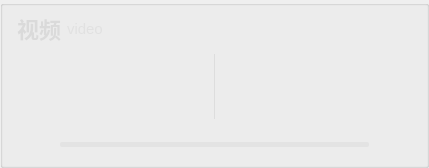
          <widget class="QGroupBox" name="groupBox_201">
           <property name="styleSheet">
            <string notr="true">#groupBox_201{
background-color: rgba(95, 95, 95, 200);
border: 0px solid #42adff;
border-left: 1px solid rgba(200, 200, 200,100);
border-right: 0px solid rgba(29, 83, 185, 255);
border-radius:0px;}</string>
           </property>
           <property name="title">
            <string/>
           </property>
           <layout class="QVBoxLayout" name="verticalLayout_4" stretch="0,1,0">
            <property name="topMargin">
             <number>0</number>
            </property>
            <property name="bottomMargin">
             <number>0</number>
            </property>
            <item>
             <widget class="QGroupBox" name="groupBox_3">
              <property name="minimumSize">
               <size>
                <width>0</width>
                <height>42</height>
               </size>
              </property>
              <property name="maximumSize">
               <size>
                <width>16777215</width>
                <height>42</height>
               </size>
              </property>
              <property name="styleSheet">
               <string notr="true">#groupBox_3{
border: 0px solid #42adff;
border-radius:0px;}</string>
              </property>
              <property name="title">
               <string/>
              </property>
              <layout class="QHBoxLayout" name="horizontalLayout_6">
               <property name="leftMargin">
                <number>0</number>
               </property>
               <property name="topMargin">
                <number>0</number>
               </property>
               <property name="rightMargin">
                <number>0</number>
               </property>
               <property name="bottomMargin">
                <number>0</number>
               </property>
               <item>
                <widget class="QLabel" name="label_6">
                 <property name="minimumSize">
                  <size>
                   <width>0</width>
                   <height>0</height>
                  </size>
                 </property>
                 <property name="maximumSize">
                  <size>
                   <width>16777215</width>
                   <height>40</height>
                  </size>
                 </property>
                 <property name="styleSheet">
                  <string notr="true">QLabel
{
	font-size: 22px;
	font-family: &quot;Microsoft YaHei&quot;;
	font-weight: bold;
 		border-radius:9px;
		background:rgba(66, 195, 255, 0);
color: rgb(218, 218, 218);
}
</string>
                 </property>
                 <property name="text">
                  <string>视频</string>
                 </property>
                </widget>
               </item>
               <item>
                <widget class="QLabel" name="label_28">
                 <property name="minimumSize">
                  <size>
                   <width>0</width>
                   <height>0</height>
                  </size>
                 </property>
                 <property name="maximumSize">
                  <size>
                   <width>16777215</width>
                   <height>40</height>
                  </size>
                 </property>
                 <property name="styleSheet">
                  <string notr="true">QLabel{
	font-family: &quot;DejaVu Sans Mono&quot;;
	font-size: 15px;
	color: #e1e1e1;}</string>
                 </property>
                 <property name="text">
                  <string>video</string>
                 </property>
                </widget>
               </item>
               <item>
                <spacer name="horizontalSpacer_14">
                 <property name="orientation">
                  <enum>Qt::Horizontal</enum>
                 </property>
                 <property name="sizeHint" stdset="0">
                  <size>
                   <width>40</width>
                   <height>20</height>
                  </size>
                 </property>
                </spacer>
               </item>
               <item>
                <widget class="QLabel" name="fps_label">
                 <property name="minimumSize">
                  <size>
                   <width>100</width>
                   <height>40</height>
                  </size>
                 </property>
                 <property name="maximumSize">
                  <size>
                   <width>100</width>
                   <height>40</height>
                  </size>
                 </property>
                 <property name="styleSheet">
                  <string notr="true">QLabel
{
	font-size: 20px;
	font-family: &quot;Microsoft YaHei&quot;;
	font-weight: bold;
 		border-radius:9px;
		background:rgba(66, 195, 255, 0);
color: rgb(218, 218, 218);
}
</string>
                 </property>
                 <property name="text">
                  <string/>
                 </property>
                 <property name="alignment">
                  <set>Qt::AlignCenter</set>
                 </property>
                </widget>
               </item>
              </layout>
             </widget>
            </item>
            <item>
             <widget class="QSplitter" name="splitter">
              <property name="enabled">
               <bool>true</bool>
              </property>
              <property name="styleSheet">
               <string notr="true">#splitter::handle{background: 1px solid  rgba(200, 200, 200,100);}</string>
              </property>
              <property name="frameShape">
               <enum>QFrame::NoFrame</enum>
              </property>
              <property name="lineWidth">
               <number>10</number>
              </property>
              <property name="orientation">
               <enum>Qt::Horizontal</enum>
              </property>
              <property name="handleWidth">
               <number>1</number>
              </property>
              <widget class="Label_click_Mouse" name="raw_video">
               <property name="enabled">
                <bool>true</bool>
               </property>
               <property name="sizePolicy">
                <sizepolicy hsizetype="Ignored" vsizetype="Ignored">
                 <horstretch>0</horstretch>
                 <verstretch>0</verstretch>
                </sizepolicy>
               </property>
               <property name="minimumSize">
                <size>
                 <width>200</width>
                 <height>0</height>
                </size>
               </property>
               <property name="font">
                <font>
                 <family>微软雅黑</family>
                 <pointsize>36</pointsize>
                </font>
               </property>
               <property name="cursor">
                <cursorShape>ArrowCursor</cursorShape>
               </property>
               <property name="styleSheet">
                <string notr="true">color: rgb(218, 218, 218);
</string>
               </property>
               <property name="text">
                <string/>
               </property>
               <property name="scaledContents">
                <bool>false</bool>
               </property>
               <property name="alignment">
                <set>Qt::AlignCenter</set>
               </property>
              </widget>
              <widget class="Label_click_Mouse" name="out_video">
               <property name="enabled">
                <bool>true</bool>
               </property>
               <property name="sizePolicy">
                <sizepolicy hsizetype="Ignored" vsizetype="Ignored">
                 <horstretch>0</horstretch>
                 <verstretch>0</verstretch>
                </sizepolicy>
               </property>
               <property name="minimumSize">
                <size>
                 <width>200</width>
                 <height>0</height>
                </size>
               </property>
               <property name="font">
                <font>
                 <family>微软雅黑</family>
                 <pointsize>36</pointsize>
                </font>
               </property>
               <property name="cursor">
                <cursorShape>ArrowCursor</cursorShape>
               </property>
               <property name="styleSheet">
                <string notr="true">color: rgb(218, 218, 218);
</string>
               </property>
               <property name="text">
                <string/>
               </property>
               <property name="scaledContents">
                <bool>false</bool>
               </property>
               <property name="alignment">
                <set>Qt::AlignCenter</set>
               </property>
              </widget>
             </widget>
            </item>
            <item>
             <layout class="QHBoxLayout" name="horizontalLayout_12">
              <property name="rightMargin">
               <number>0</number>
              </property>
              <item>
               <widget class="QPushButton" name="runButton">
                <property name="minimumSize">
                 <size>
                  <width>40</width>
                  <height>40</height>
                 </size>
                </property>
                <property name="styleSheet">
                 <string notr="true">QPushButton {
border-style: solid;
border-width: 0px;
border-radius: 0px;
background-color: rgba(223, 223, 223, 0);
}
QPushButton::focus{outline: none;}
QPushButton::hover {
border-style: solid;
border-width: 0px;
border-radius: 0px;
background-color: rgba(223, 223, 223, 150);}</string>
                </property>
                <property name="text">
                 <string/>
                </property>
                <property name="icon">
                 <iconset resource="../apprcc.qrc">
                  <normaloff>:/img/icon/运行.png</normaloff>
                  <normalon>:/img/icon/暂停.png</normalon>
                  <disabledoff>:/img/icon/运行.png</disabledoff>
                  <disabledon>:/img/icon/暂停.png</disabledon>
                  <activeoff>:/img/icon/运行.png</activeoff>
                  <activeon>:/img/icon/暂停.png</activeon>
                  <selectedoff>:/img/icon/运行.png</selectedoff>
                  <selectedon>:/img/icon/暂停.png</selectedon>:/img/icon/运行.png</iconset>
                </property>
                <property name="iconSize">
                 <size>
                  <width>30</width>
                  <height>30</height>
                 </size>
                </property>
                <property name="checkable">
                 <bool>true</bool>
                </property>
               </widget>
              </item>
              <item>
               <widget class="QProgressBar" name="progressBar">
                <property name="maximumSize">
                 <size>
                  <width>16777215</width>
                  <height>5</height>
                 </size>
                </property>
                <property name="styleSheet">
                 <string notr="true">QProgressBar{ color: rgb(255, 255, 255); font:12pt; border-radius:2px; text-align:center; border:none; background-color: rgba(215, 215, 215,100);} 
QProgressBar:chunk{ border-radius:0px; background: rgba(55, 55, 55, 200);}</string>
                </property>
                <property name="maximum">
                 <number>1000</number>
                </property>
                <property name="value">
                 <number>0</number>
                </property>
                <property name="textVisible">
                 <bool>false</bool>
                </property>
               </widget>
              </item>
              <item>
               <widget class="QPushButton" name="stopButton">
                <property name="minimumSize">
                 <size>
                  <width>40</width>
                  <height>40</height>
                 </size>
                </property>
                <property name="styleSheet">
                 <string notr="true">QPushButton {
border-style: solid;
border-width: 0px;
border-radius: 0px;
background-color: rgba(223, 223, 223, 0);
}
QPushButton::focus{outline: none;}
QPushButton::hover {
border-style: solid;
border-width: 0px;
border-radius: 0px;
background-color: rgba(223, 223, 223, 150);}</string>
                </property>
                <property name="text">
                 <string/>
                </property>
                <property name="icon">
                 <iconset resource="../apprcc.qrc">
                  <normaloff>:/img/icon/终止.png</normaloff>:/img/icon/终止.png</iconset>
                </property>
                <property name="iconSize">
                 <size>
                  <width>30</width>
                  <height>30</height>
                 </size>
                </property>
               </widget>
              </item>
             </layout>
            </item>
           </layout>
          </widget>
